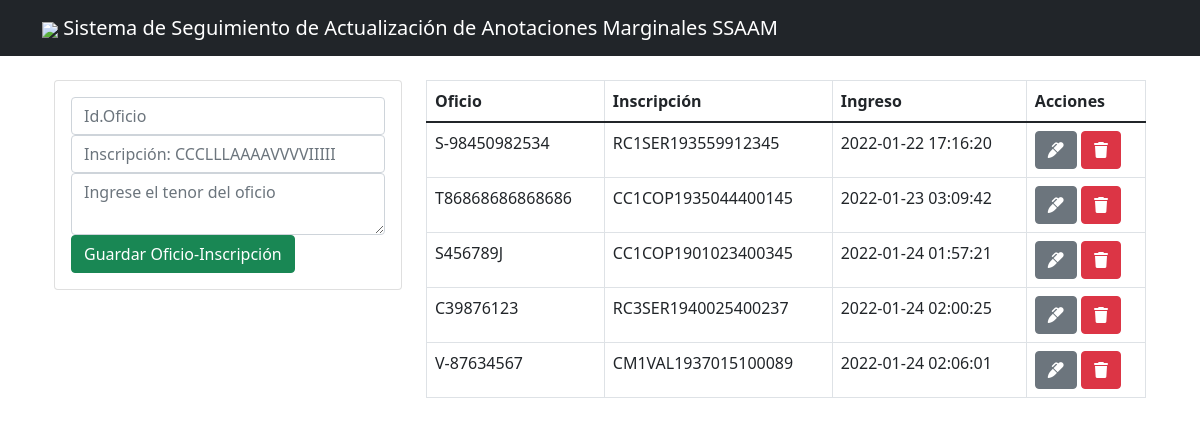
The page / on the database its author committed.
### tables this page shows
CREATE TABLE `sam` (
  `id` int(11) NOT NULL,
  `IdOficio` varchar(50) NOT NULL,
  `IdInscripcion` varchar(20) NOT NULL,
  `Tenor` varchar(255) NOT NULL,
  `Ingreso` timestamp NOT NULL DEFAULT current_timestamp()
);

### index.php (the view, shortened to what this page needs)
<?php include ("db.php"); ?>
<?php include ("includes/header.php"); ?>
<div class="container p-4">
    <div class="row">
        <div class="col-md-4">
            <div class="card card-body">
                <form action="salvar_SAM.php" method="POST">
                    <div class="form-group">
                        <input type="text" name="oficio" class="form-control"
                        placeholder="Id.Oficio" autofocus>
                    </div>
                    <div class="form-group">
                        <input type="text" name="inscripcion" class="form-control"
                        placeholder="Inscripción: CCCLLLAAAAVVVVIIIII" autofocus>
                    </div>
                    <div class="form-group">
                        <textarea name="tenor" maxlength="255" rows="2" class="form-control"
                         placeholder="Ingrese el tenor del oficio" required></textarea>
                    </div>
                    <input type="submit" class="btn btn-success btn-block"
                     name="Guardar_Oficio" value="Guardar Oficio-Inscripción">
                </form>
            </div>
        </div>
        <div class="col-md-8">
            <table class="table table-bordered">
                <thead>
                    <tr>
                        <th>Oficio</th>
                        <th>Inscripción</th>
                        <th>Ingreso</th>
                        <th>Acciones</th>
                    </tr>
                </thead>
                <tbody>
                    <?php
                        $query = "SELECT * FROM sam";
                        $result_sams = mysqli_query($conn, $query);
                        while($row = mysqli_fetch_array($result_sams)) { ?>
                            <tr>
                                <td><?php echo $row['IdOficio'] ?></td>
                                <td><?php echo $row['IdInscripcion'] ?></td>
                                <td><?php echo $row['Ingreso'] ?></td>
                                <td>
                                    <a href="editar_SAM.php?id=<?php echo $row['id']?>" class="btn btn-secondary">
                                    <i class="fas fa-marker"></i>
                                    </a>
                                    <a href="borrar_SAM.php?id=<?php echo $row['id']?>" class="btn btn-danger">
                                        <i class= "fas fa-trash"></i>
                                    </a>
                                </td>
                            </tr>
                    <?php } ?>
                </tbody>
        </div>
    </div>
</div>
<?php include ("includes/footer.php"); ?>

### includes/header.php (shortened to what this page needs)
<!DOCTYPE html>
<html lang="en">
<head>
    <link href="https://cdn.jsdelivr.net/npm/bootstrap@5.1.3/dist/css/bootstrap.min.css"
      rel="stylesheet"
>
</head>
<body>
    <nav class="navbar navbar-dark bg-dark">
        <div class="container">
            <a href="index.php" class="navbar-brand"><img src=\img\LogoAN.png height="40">  Sistema de Seguimiento de Actualización de Anotaciones Marginales SSAAM</a>
        </div>
    </nav>

### includes/footer.php (shortened to what this page needs)
</body>
</html>

### rows shown on the page
sam: IdOficio "S-98450982534", IdInscripcion "RC1SER193559912345", Ingreso "2022-01-22 17:16:20"
sam: IdOficio "T86868686868686", IdInscripcion "CC1COP1935044400145", Ingreso "2022-01-23 03:09:42"
sam: IdOficio "S456789J", IdInscripcion "CC1COP1901023400345", Ingreso "2022-01-24 01:57:21"
sam: IdOficio "C39876123", IdInscripcion "RC3SER1940025400237", Ingreso "2022-01-24 02:00:25"
sam: IdOficio "V-87634567", IdInscripcion "CM1VAL1937015100089", Ingreso "2022-01-24 02:06:01"
